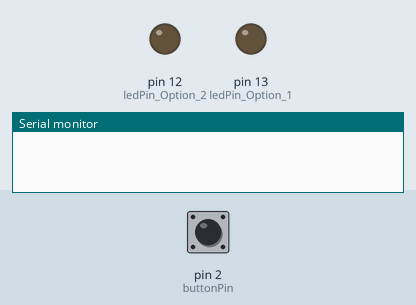
Simulated run of this sketch. Board: Arduino Uno, built with avr-gcc and run on an emulated ATmega328P. Parts: output pins drawn as LEDs (lit = HIGH), the last lines printed to the serial monitor. The test bench sets the inputs (shaded band); at power-on: pin 2 (buttonPin) HIGH.

Above: at 1.2 s.
1.3 s: pin 2 (buttonPin) pulled LOW for 0.15 s
At 1.9 s:
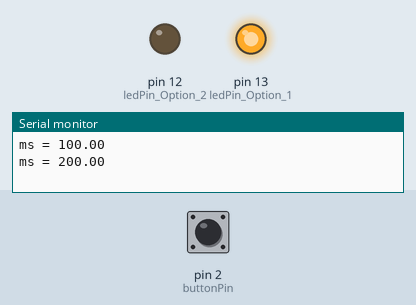
3.0 s: pin 2 (buttonPin) pulled LOW for 1 s
At 5.1 s:
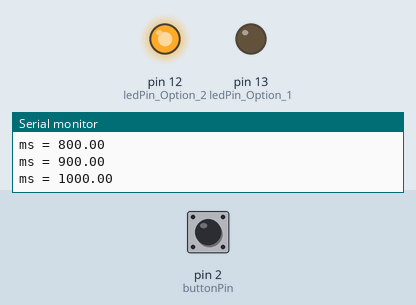
Timing chart, 0 to 6.6 s (numbered marks = the images above; inputs shaded):
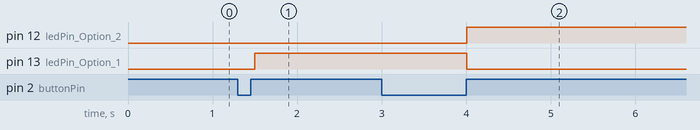

The sketch:

sketch_oct10a.ino
```cpp
float pressLength_milliSeconds = 0;
int optionOne_milliSeconds = 100;
int optionTwo_milliSeconds = 500;
int buttonPin = 2;

int ledPin_Option_1 = 13;
int ledPin_Option_2 = 12;

void setup(){
  pinMode(buttonPin, INPUT_PULLUP);

  //set the LEDs pins as outputs
  pinMode(ledPin_Option_1, OUTPUT);
  pinMode(ledPin_Option_2, OUTPUT);

  Serial.begin(9600);
}


void loop() {

  while (digitalRead(buttonPin) == LOW ){
    delay(100);
    pressLength_milliSeconds = pressLength_milliSeconds + 100;

    Serial.print("ms = ");
    Serial.println(pressLength_milliSeconds);
  }


  if (pressLength_milliSeconds >= optionTwo_milliSeconds){
    digitalWrite(ledPin_Option_2, HIGH);
    digitalWrite(ledPin_Option_1, LOW);
  }

  else if(pressLength_milliSeconds >= optionOne_milliSeconds){
    digitalWrite(ledPin_Option_1, HIGH);
    digitalWrite(ledPin_Option_2, LOW);
  }

  pressLength_milliSeconds = 0;
}
```

Measured:
- after the input at 1.3 s, pin 13 (ledPin_Option_1): LOW → HIGH after 0.20 s
- after the input at 3.0 s, pin 12 (ledPin_Option_2): LOW → HIGH after 1.0 s; pin 13 (ledPin_Option_1): HIGH → LOW after 1.0 s
